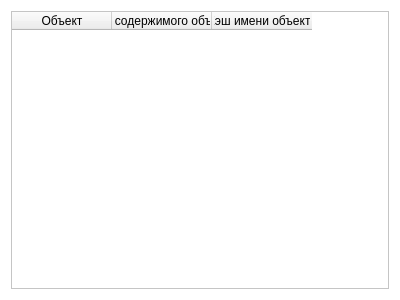
<?xml version="1.0" encoding="UTF-8"?>
<ui version="4.0">
 <class>clist</class>
 <widget class="QDialog" name="clist">
  <property name="geometry">
   <rect>
    <x>0</x>
    <y>0</y>
    <width>400</width>
    <height>300</height>
   </rect>
  </property>
  <property name="palette">
   <palette>
    <active>
     <colorrole role="WindowText">
      <brush brushstyle="SolidPattern">
       <color alpha="255">
        <red>0</red>
        <green>0</green>
        <blue>0</blue>
       </color>
      </brush>
     </colorrole>
     <colorrole role="Midlight">
      <brush brushstyle="SolidPattern">
       <color alpha="255">
        <red>255</red>
        <green>255</green>
        <blue>255</blue>
       </color>
      </brush>
     </colorrole>
     <colorrole role="Dark">
      <brush brushstyle="SolidPattern">
       <color alpha="255">
        <red>255</red>
        <green>255</green>
        <blue>255</blue>
       </color>
      </brush>
     </colorrole>
     <colorrole role="Mid">
      <brush brushstyle="SolidPattern">
       <color alpha="255">
        <red>255</red>
        <green>255</green>
        <blue>255</blue>
       </color>
      </brush>
     </colorrole>
     <colorrole role="Text">
      <brush brushstyle="SolidPattern">
       <color alpha="255">
        <red>0</red>
        <green>0</green>
        <blue>0</blue>
       </color>
      </brush>
     </colorrole>
     <colorrole role="BrightText">
      <brush brushstyle="SolidPattern">
       <color alpha="255">
        <red>170</red>
        <green>170</green>
        <blue>127</blue>
       </color>
      </brush>
     </colorrole>
     <colorrole role="ButtonText">
      <brush brushstyle="SolidPattern">
       <color alpha="255">
        <red>0</red>
        <green>0</green>
        <blue>0</blue>
       </color>
      </brush>
     </colorrole>
     <colorrole role="Base">
      <brush brushstyle="SolidPattern">
       <color alpha="255">
        <red>255</red>
        <green>255</green>
        <blue>255</blue>
       </color>
      </brush>
     </colorrole>
     <colorrole role="Window">
      <brush brushstyle="SolidPattern">
       <color alpha="255">
        <red>255</red>
        <green>255</green>
        <blue>255</blue>
       </color>
      </brush>
     </colorrole>
     <colorrole role="Shadow">
      <brush brushstyle="SolidPattern">
       <color alpha="255">
        <red>255</red>
        <green>255</green>
        <blue>255</blue>
       </color>
      </brush>
     </colorrole>
    </active>
    <inactive>
     <colorrole role="WindowText">
      <brush brushstyle="SolidPattern">
       <color alpha="255">
        <red>0</red>
        <green>0</green>
        <blue>0</blue>
       </color>
      </brush>
     </colorrole>
     <colorrole role="Midlight">
      <brush brushstyle="SolidPattern">
       <color alpha="255">
        <red>255</red>
        <green>255</green>
        <blue>255</blue>
       </color>
      </brush>
     </colorrole>
     <colorrole role="Dark">
      <brush brushstyle="SolidPattern">
       <color alpha="255">
        <red>255</red>
        <green>255</green>
        <blue>255</blue>
       </color>
      </brush>
     </colorrole>
     <colorrole role="Mid">
      <brush brushstyle="SolidPattern">
       <color alpha="255">
        <red>255</red>
        <green>255</green>
        <blue>255</blue>
       </color>
      </brush>
     </colorrole>
     <colorrole role="Text">
      <brush brushstyle="SolidPattern">
       <color alpha="255">
        <red>0</red>
        <green>0</green>
        <blue>0</blue>
       </color>
      </brush>
     </colorrole>
     <colorrole role="BrightText">
      <brush brushstyle="SolidPattern">
       <color alpha="255">
        <red>170</red>
        <green>170</green>
        <blue>127</blue>
       </color>
      </brush>
     </colorrole>
     <colorrole role="ButtonText">
      <brush brushstyle="SolidPattern">
       <color alpha="255">
        <red>0</red>
        <green>0</green>
        <blue>0</blue>
       </color>
      </brush>
     </colorrole>
     <colorrole role="Base">
      <brush brushstyle="SolidPattern">
       <color alpha="255">
        <red>255</red>
        <green>255</green>
        <blue>255</blue>
       </color>
      </brush>
     </colorrole>
     <colorrole role="Window">
      <brush brushstyle="SolidPattern">
       <color alpha="255">
        <red>255</red>
        <green>255</green>
        <blue>255</blue>
       </color>
      </brush>
     </colorrole>
     <colorrole role="Shadow">
      <brush brushstyle="SolidPattern">
       <color alpha="255">
        <red>255</red>
        <green>255</green>
        <blue>255</blue>
       </color>
      </brush>
     </colorrole>
    </inactive>
    <disabled>
     <colorrole role="WindowText">
      <brush brushstyle="SolidPattern">
       <color alpha="255">
        <red>255</red>
        <green>255</green>
        <blue>255</blue>
       </color>
      </brush>
     </colorrole>
     <colorrole role="Midlight">
      <brush brushstyle="SolidPattern">
       <color alpha="255">
        <red>255</red>
        <green>255</green>
        <blue>255</blue>
       </color>
      </brush>
     </colorrole>
     <colorrole role="Dark">
      <brush brushstyle="SolidPattern">
       <color alpha="255">
        <red>255</red>
        <green>255</green>
        <blue>255</blue>
       </color>
      </brush>
     </colorrole>
     <colorrole role="Mid">
      <brush brushstyle="SolidPattern">
       <color alpha="255">
        <red>255</red>
        <green>255</green>
        <blue>255</blue>
       </color>
      </brush>
     </colorrole>
     <colorrole role="Text">
      <brush brushstyle="SolidPattern">
       <color alpha="255">
        <red>255</red>
        <green>255</green>
        <blue>255</blue>
       </color>
      </brush>
     </colorrole>
     <colorrole role="BrightText">
      <brush brushstyle="SolidPattern">
       <color alpha="255">
        <red>170</red>
        <green>170</green>
        <blue>127</blue>
       </color>
      </brush>
     </colorrole>
     <colorrole role="ButtonText">
      <brush brushstyle="SolidPattern">
       <color alpha="255">
        <red>255</red>
        <green>255</green>
        <blue>255</blue>
       </color>
      </brush>
     </colorrole>
     <colorrole role="Base">
      <brush brushstyle="SolidPattern">
       <color alpha="255">
        <red>255</red>
        <green>255</green>
        <blue>255</blue>
       </color>
      </brush>
     </colorrole>
     <colorrole role="Window">
      <brush brushstyle="SolidPattern">
       <color alpha="255">
        <red>255</red>
        <green>255</green>
        <blue>255</blue>
       </color>
      </brush>
     </colorrole>
     <colorrole role="Shadow">
      <brush brushstyle="SolidPattern">
       <color alpha="255">
        <red>255</red>
        <green>255</green>
        <blue>255</blue>
       </color>
      </brush>
     </colorrole>
    </disabled>
   </palette>
  </property>
  <property name="windowTitle">
   <string/>
  </property>
  <layout class="QGridLayout" name="gridLayout">
   <item row="0" column="0">
    <widget class="QTableWidget" name="log">
     <property name="verticalScrollBarPolicy">
      <enum>Qt::ScrollBarAlwaysOff</enum>
     </property>
     <property name="horizontalScrollBarPolicy">
      <enum>Qt::ScrollBarAlwaysOff</enum>
     </property>
     <property name="sizeAdjustPolicy">
      <enum>QAbstractScrollArea::AdjustToContents</enum>
     </property>
     <attribute name="verticalHeaderVisible">
      <bool>false</bool>
     </attribute>
     <column>
      <property name="text">
       <string>Объект</string>
      </property>
     </column>
     <column>
      <property name="text">
       <string>Хэш содержимого объекта</string>
      </property>
     </column>
     <column>
      <property name="text">
       <string>Хэш имени объекта</string>
      </property>
     </column>
    </widget>
   </item>
  </layout>
 </widget>
 <layoutdefault spacing="6" margin="11"/>
 <resources/>
 <connections/>
</ui>
